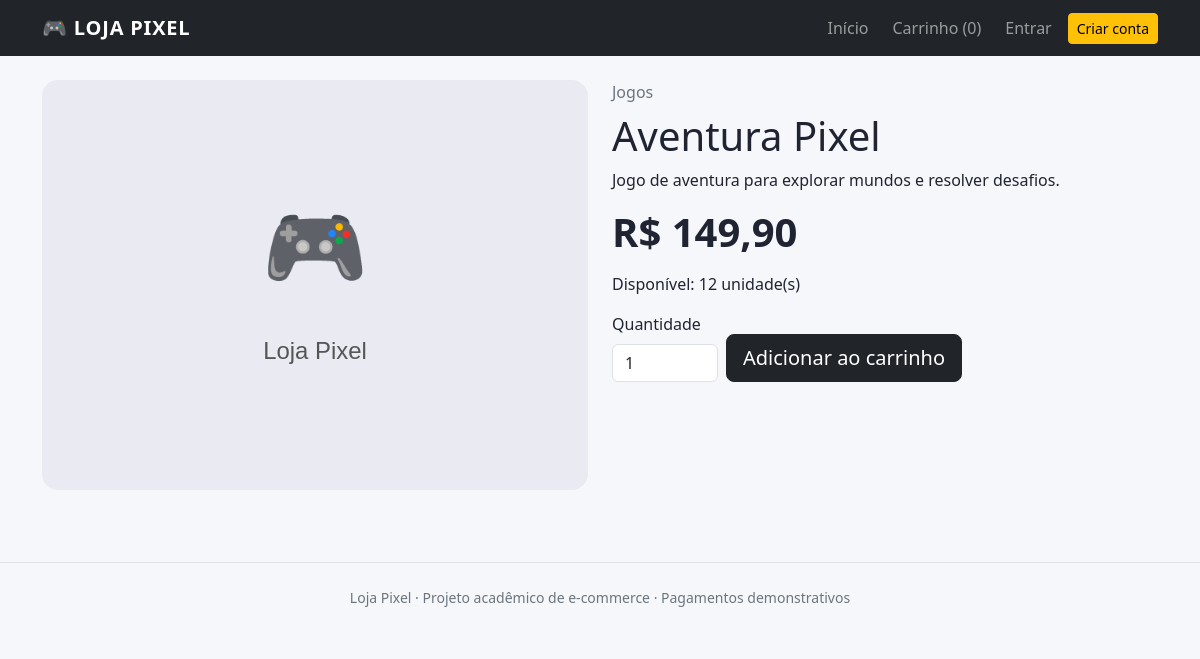
Page /principal/produto.php?id=1 on the committed database.
### tables this page shows
CREATE TABLE IF NOT EXISTS produtos (
 id INT UNSIGNED AUTO_INCREMENT PRIMARY KEY,
 categoria_id INT UNSIGNED NOT NULL,
 nome VARCHAR(160) NOT NULL,
 descricao TEXT NOT NULL,
 preco DECIMAL(10,2) NOT NULL,
 estoque INT UNSIGNED NOT NULL DEFAULT 0,
 imagem VARCHAR(500) DEFAULT NULL,
 ativo TINYINT(1) NOT NULL DEFAULT 1,
 criado_em TIMESTAMP DEFAULT CURRENT_TIMESTAMP,
 CONSTRAINT fk_produto_categoria FOREIGN KEY (categoria_id) REFERENCES categorias(id)
);

CREATE TABLE IF NOT EXISTS categorias (
 id INT UNSIGNED AUTO_INCREMENT PRIMARY KEY,
 nome VARCHAR(80) NOT NULL UNIQUE
);

### includes/functions.php (called while the page is built, shortened)
<?php
function db(): PDO {static $pdo=null;if($pdo)return $pdo;$host=$_ENV['DB_HOST']??'127.0.0.1';$name=$_ENV['DB_NAME']??'loja_pixel';$user=$_ENV['DB_USER']??'root';$pass=$_ENV['DB_PASS']??'';$charset='utf8mb4';$pdo=new PDO("mysql:host=$host;dbname=$name;charset=$charset",$user,$pass,[PDO::ATTR_ERRMODE=>PDO::ERRMODE_EXCEPTION,PDO::ATTR_DEFAULT_FETCH_MODE=>PDO::FETCH_ASSOC,PDO::ATTR_EMULATE_PREPARES=>false]);return $pdo;}
function e($v):string{return htmlspecialchars((string)$v,ENT_QUOTES|ENT_SUBSTITUTE,'UTF-8');}
function money($v):string{return 'R$ '.number_format((float)$v,2,',','.');}
function image_url($path):string{$path=trim((string)$path);return $path!==''?$path:'assets/img/placeholder.svg';}

### principal/produto.php (the view, shortened to what this page needs)
<?php
$id = filter_input(INPUT_GET,'id',FILTER_VALIDATE_INT);
$stmt=db()->prepare("SELECT p.*,c.nome categoria FROM produtos p JOIN categorias c ON c.id=p.categoria_id WHERE p.id=? AND p.ativo=1");
$stmt->execute([$id]); $p=$stmt->fetch();
$pageTitle=$p['nome']; require __DIR__.'/includes/header.php';
?>
<div class="row g-4 align-items-start"><div class="col-md-6"><img class="img-fluid rounded-4 product-detail" src="<?= e(image_url($p['imagem'])) ?>" onerror="this.src='assets/img/placeholder.svg'" alt="<?= e($p['nome']) ?>"></div>
<div class="col-md-6"><span class="text-secondary"><?= e($p['categoria']) ?></span><h1 class="mt-2"><?= e($p['nome']) ?></h1><p><?= nl2br(e($p['descricao'])) ?></p><div class="display-6 fw-bold my-3"><?= money($p['preco']) ?></div><p><?= (int)$p['estoque']>0 ? 'Disponível: '.(int)$p['estoque'].' unidade(s)' : 'Produto indisponível' ?></p>
<?php if((int)$p['estoque']>0): ?><form method="post" action="carrinho.php" class="d-flex gap-2 align-items-end"><?= csrf_field() ?><input type="hidden" name="acao" value="adicionar"><input type="hidden" name="produto_id" value="<?= (int)$p['id'] ?>"><div><label class="form-label">Quantidade</label><input class="form-control" type="number" name="quantidade" min="1" max="<?= (int)$p['estoque'] ?>" value="1" required></div><button class="btn btn-dark btn-lg">Adicionar ao carrinho</button></form><?php endif; ?>
</div></div>
<?php require __DIR__.'/includes/footer.php'; ?>

### style.css (style rules this page uses)
body { background:#f6f7fb;color:#202432 }
.product-detail { width:100%;max-height:520px;object-fit:contain;background:#fff }

### rows in the picture
produtos: imagem (placeholder picture), categoria.nome "Jogos", nome "Aventura Pixel", descricao "Jogo de aventura para explorar mundos e resolver desafios.", preco "R$ 149,90", estoque "12"

### other values in the picture
array_sum($_SESSION['carrinho']??[]) "0"
